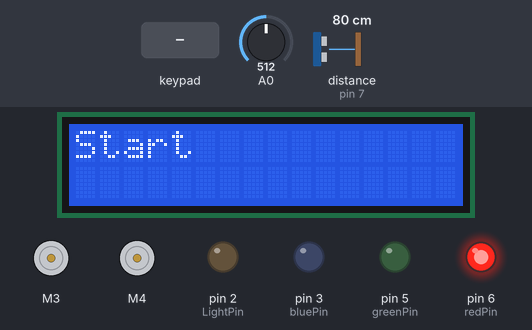
Bench run of a sketch on a simulated Arduino Uno, built with avr-gcc and run on an emulated ATmega328P. Shown: 16×2 character LCD, 2 × DC motor (green arrow = forward, orange = backward, longer = faster), output pins drawn as LEDs (lit = HIGH). The test bench sets the inputs (shaded band); at power-on: distance to the obstacle (sensor on pin 7) 80 cm, A0 = 512. The echo pulse lasts 58.3 µs per cm; random numbers use the default seed unless the sketch sets one; pins used as bus, display or sensor lines are not drawn; what the sketch prints to the serial monitor is not drawn.

Above: at 1.2 s.
1.3 s: key 'T' pressed
At 2.32 s:
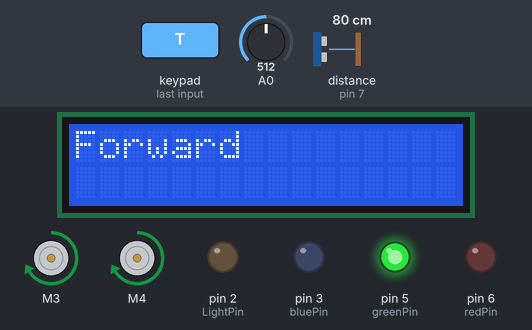
4.0 s: distance to the obstacle (sensor on pin 7) set to 65 cm
7.0 s: distance to the obstacle (sensor on pin 7) set to 55 cm
At 7.7 s:
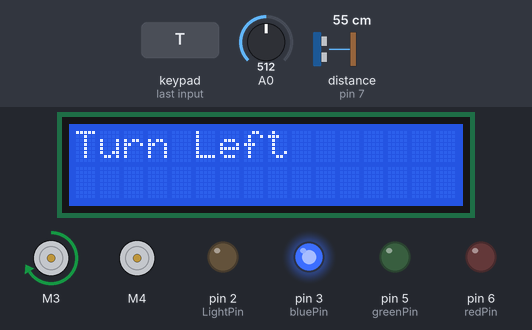
10.0 s: distance to the obstacle (sensor on pin 7) set to 250 cm
At 10.97 s:
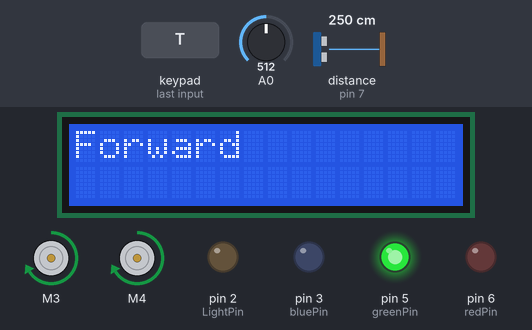
13.0 s: A0 set to 11
16.0 s: A0 set to 8
At 16.48 s:
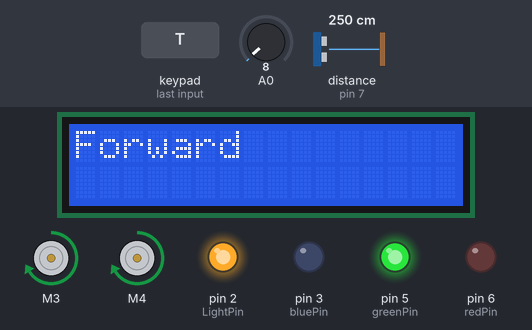
Timing chart, 0 to 19.0 s (numbered marks = the images above; inputs shaded):
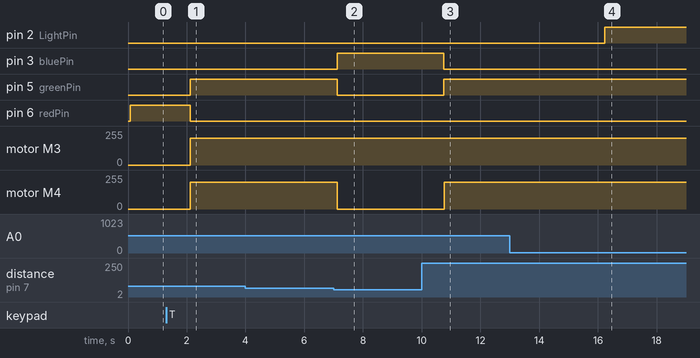

The sketch:

Final_project_106034061.ino
```cpp
#include <Wire.h>
#include <SoftwareSerial.h>
#include <Arduino_FreeRTOS.h>
#include <LiquidCrystal_I2C.h>
#include <Adafruit_MotorShield.h>
#include <queue.h>
#include "PS2X_lib.h"

#define carSpeed 200
#define DirectionButton 0
#define JoyStick 1
#define Automation 2
PS2X ps2x;
LiquidCrystal_I2C lcd(0x3F, 16, 2);

int Control_Method = 0;

int error;
int leftSpeed = 0;  //左馬達速度
int rightSpeed = 0;  //右馬達速度
bool Is_On_Obstacle = false;
int Obstacle_limit = 60;
Adafruit_MotorShield AFMS = Adafruit_MotorShield();
Adafruit_DCMotor *myMotor = AFMS.getMotor(3);
Adafruit_DCMotor *myMotor2 = AFMS.getMotor(4);

int pr_min = 10;
int LightPin = 2;
int Time_limit = 200;
int Previous_time;
long duration, distance;
int trigPin = 8, echoPin = 7;
int redPin = 6, greenPin = 5, bluePin = 3;


TaskHandle_t ControlHandle;
QueueHandle_t Global_Queue_Handle = 0; //Global Handler

void setup() {
  Previous_time = millis();
  pinMode(echoPin, INPUT);
  pinMode(A0, INPUT);
  pinMode(trigPin, OUTPUT);
  pinMode(redPin, OUTPUT);
  pinMode(greenPin, OUTPUT);
  pinMode(bluePin, OUTPUT);
  pinMode(LightPin, OUTPUT);

  digitalWrite(LightPin, LOW);

  lcd.init();
  lcd.backlight();
  lcd.clear();
  lcd.setCursor(0,0);
  lcd.print("Start");

  Serial.begin(9600);
  do {
    error = ps2x.config_gamepad(13, 11, 10, 12, true, true);
    if (error == 0) {Serial.print("Gamepad found!");break;}
    else { delay(100); }
  }while(1);

  Serial.println("DC Motor test!");
  AFMS.begin(50);
  myMotor->setSpeed(carSpeed);
  myMotor2->setSpeed(carSpeed);

  Global_Queue_Handle = xQueueCreate(3, sizeof(int));
  xTaskCreate(ControlTask, "ControlTask", 128, NULL, 1, &ControlHandle);

}

void forward() {
  Photoresistor();
  UltrasonicDetection();
//  delay(10);
  if(!Is_On_Obstacle){
  analogWrite(redPin, 0);
  analogWrite(greenPin, 255);
  analogWrite(bluePin, 0);
  myMotor->run(FORWARD);
  myMotor2->run(FORWARD);
  Serial.println("FORWARD");
  lcd.clear();
  lcd.setCursor(0,0);
  lcd.print("Forward");
  }
}
void backward() {
  analogWrite(redPin, 0);
  analogWrite(greenPin, 0);
  analogWrite(bluePin, 255);
  myMotor->run(BACKWARD);
  myMotor2->run(BACKWARD);
  Serial.println("BACKWARD");
  lcd.clear();
  lcd.setCursor(0,0);
  lcd.print("Backward");
}
void stopcar() {
  analogWrite(redPin, 255);
  analogWrite(greenPin, 0);
  analogWrite(bluePin, 0);
  if (Control_Method == JoyStick) {
    myMotor->setSpeed(leftSpeed);
    myMotor2->setSpeed(rightSpeed);
  }
  myMotor->run(RELEASE);
  myMotor2->run(RELEASE);
  Serial.println("STOP");
  //  lcd.clear();
  //  lcd.print("Stop");
}
void turnLeft() {
  analogWrite(redPin, 0);
  analogWrite(greenPin, 0);
  analogWrite(bluePin, 255);
  myMotor->run(FORWARD);
  myMotor2->run(RELEASE);
  Serial.println("LEFT");
  lcd.clear();
  lcd.setCursor(0,0);
  lcd.print("Turn Left");
}
void turnRight () {
  analogWrite(redPin, 0);
  analogWrite(greenPin, 0);
  analogWrite(bluePin, 255);
  myMotor->run(RELEASE);
  myMotor2->run(FORWARD );
  Serial.println("RIGHT");
  lcd.clear();
  lcd.setCursor(0,0);
  lcd.print("Turn Right");
}
bool UltrasonicDetection() {
  digitalWrite(trigPin, LOW);
  delayMicroseconds(2); digitalWrite(trigPin, HIGH);
  delayMicroseconds(10); digitalWrite(trigPin, LOW);
  duration = pulseIn(echoPin, HIGH);
  distance = duration * 0.034 / 2;
  Serial.print("Distance:"); Serial.print(distance);
  if (distance < Obstacle_limit) {
    lcd.clear();
    lcd.setCursor(0,0);
    lcd.print("Obstacle:");
    Serial.println("Obstacle");
    Is_On_Obstacle = true;
  }
  else {
    lcd.clear();
    lcd.setCursor(0,0);
    lcd.print("No Obstacle:");
    Serial.println("No Obstacle");
    Is_On_Obstacle = false;
  }
  delay(10);
  return Is_On_Obstacle;
}
void Photoresistor() {
  int pr = analogRead(A0);
  Serial.println(pr);
  if (pr < pr_min) {
    lcd.clear();
    lcd.setCursor(0,0);
    lcd.print("Dark");
    digitalWrite(LightPin, HIGH);
  }
  else {
    lcd.clear();
    lcd.setCursor(0,0);
    lcd.print("Light");
    digitalWrite(LightPin, LOW);
  }
}
void DirectionButtonControl(){
//    Serial.println("DirectionButton");
//    ps2x.read_gamepad(false, 0);
    myMotor->setSpeed(carSpeed);
    myMotor2->setSpeed(carSpeed);
    if (ps2x.Button(PSB_START)) Serial.println("Start is being held");
    if (ps2x.Button(PSB_SELECT)) Serial.println("Select is being held");

    if (ps2x.Button(PSB_PAD_UP)) {forward();}
    else if (ps2x.Button(PSB_PAD_RIGHT)) { turnLeft();}
    else if (ps2x.Button(PSB_PAD_LEFT)) { turnRight();}
    else if (ps2x.Button(PSB_PAD_DOWN)) { backward();}
    else { stopcar();}

    if (ps2x.NewButtonState(PSB_L3)) Serial.println("L3 pressed");
    if (ps2x.NewButtonState(PSB_R3)) Serial.println("R3 pressed");
    if (ps2x.NewButtonState(PSB_L2)) Serial.println("L2 pressed");
    if (ps2x.NewButtonState(PSB_R2)) Serial.println("R2 pressed");

    if (ps2x.NewButtonState(PSB_TRIANGLE)){
      if(Control_Method == DirectionButton){
        lcd.setCursor(0,1);
        lcd.print("JoyStick");
        Control_Method = JoyStick;
      }
      else if(Control_Method == JoyStick){
        lcd.setCursor(0,1);
        lcd.print("Automation");
        Control_Method = Automation;
      }
      else if(Control_Method == Automation){
        lcd.setCursor(0,1);
        lcd.print("Button");
        Control_Method = DirectionButton;
      }
    }
    if (ps2x.NewButtonState(PSB_CIRCLE)) { Photoresistor(); }
    if (ps2x.NewButtonState(PSB_CROSS)){ UltrasonicDetection(); }
    if (ps2x.NewButtonState(PSB_SQUARE)) Serial.println("Square pressed");
    if (ps2x.Button(PSB_L1) || ps2x.Button(PSB_R1)) {
      Serial.print("Stick Values:");
    }
//    JoyStickControl();
//    delay(10);
}
void JoyStickControl(){
    Serial.println("JoyStick");
    //    ps2x.read_gamepad(false, 0);
    int joyLeft = ps2x.Analog(PSS_LY);
    int joyRight = ps2x.Analog(PSS_RX);
    if (joyLeft < 125) {
      if (joyRight > 130) {
        int turnSpeed = map(joyRight, 131, 255, 0, 255);
        rightSpeed = map(joyLeft, 124, 0, 0, 255) - turnSpeed;
        leftSpeed = map(joyLeft, 124, 0, 0, 255);
      }
      else if (joyRight < 125) {
        int turnSpeed = map(joyRight, 124, 0, 0, 255);
        rightSpeed = map(joyLeft, 124, 0, 0, 255);
        leftSpeed = map(joyLeft, 124, 0, 0, 255) - turnSpeed;
      }
      else {
        rightSpeed = map(joyLeft, 124, 0, 0, 255);
        leftSpeed = map(joyLeft, 124, 0, 0, 255);
      }
      myMotor->setSpeed(leftSpeed);
      myMotor2->setSpeed(rightSpeed);
      forward();
    }
    else if (joyLeft > 130) {
      if (joyRight > 130) {
        int turnSpeed = map(joyRight, 131, 255, 0, 255);
        rightSpeed = map(joyLeft, 131, 255, 0, 255) - turnSpeed;
        leftSpeed = map(joyLeft, 131, 255, 0, 255);
      }
      else if (joyRight < 125) {
        int turnSpeed = map(joyRight, 124, 0, 0, 255);
        rightSpeed = map(joyLeft, 131, 255, 0, 255);
        leftSpeed = map(joyLeft, 131, 255, 0, 255) - turnSpeed;
      }
      else {
        rightSpeed = map(joyLeft, 131, 255, 0, 255);
        leftSpeed = map(joyLeft, 131, 255, 0, 255);
      }
      myMotor->setSpeed(leftSpeed);
      myMotor2->setSpeed(rightSpeed);
      backward();
    } else {
      leftSpeed = 0;
      rightSpeed = 0;
      myMotor->setSpeed(leftSpeed);
      myMotor2->setSpeed(rightSpeed);
      stopcar();
    }
    if (ps2x.NewButtonState(PSB_TRIANGLE)){
      if(Control_Method == DirectionButton){
        lcd.setCursor(0,1);
        lcd.print("JoyStick");
        Control_Method = JoyStick;
      }
      else if(Control_Method == JoyStick){
        lcd.setCursor(0,1);
        lcd.print("Automation");
        Control_Method = Automation;
      }
      else if(Control_Method == Automation){
        lcd.setCursor(0,1);
        lcd.print("Button");
        Control_Method = DirectionButton;
      }
    }
    if (ps2x.NewButtonState(PSB_CIRCLE)) { Photoresistor(); }
    if (ps2x.NewButtonState(PSB_CROSS)){ UltrasonicDetection(); }
}
void AutomationControl(){
    myMotor->setSpeed(carSpeed);
    myMotor2->setSpeed(carSpeed);
    Serial.println("Automation");
    if (ps2x.NewButtonState(PSB_TRIANGLE)){
      if(Control_Method == DirectionButton){
        lcd.setCursor(0,1);
        lcd.print("JoyStick");
        Control_Method = JoyStick;
      }
      else if(Control_Method == JoyStick){
        lcd.setCursor(0,1);
        lcd.print("Automation");
        Control_Method = Automation;
      }
      else if(Control_Method == Automation){
        lcd.setCursor(0,1);
        lcd.print("Button");
        Control_Method = DirectionButton;
      }
    }
    if (ps2x.NewButtonState(PSB_CIRCLE)) { Photoresistor(); }
    if (ps2x.NewButtonState(PSB_CROSS)){ UltrasonicDetection(); }
  if(millis() - Previous_time > Time_limit){
      Previous_time = millis();
      UltrasonicDetection();
    }
//    UltrasonicDetection();
        if(Is_On_Obstacle){
//          stopcar();
          int seed = random(0,2);
          if(seed == 1){
            turnLeft();
          }
          else{
            turnRight();
          }
          delay(1000);
        }
        else{
          forward();
        }

}
void loop() {
//  if(millis() - Previous_time > Time_limit){
//      Previous_time = millis();
////      UltrasonicDetection();
//    }
//  ps2x.read_gamepad(false, 0);
//  if (Control_Method == DirectionButton ) {
//    DirectionButtonControl();
//  }
//  else if (Control_Method == JoyStick) {
//    JoyStickControl();
//  }
//  else if (Control_Method == Automation) {
//    AutomationControl();
//  }
//    delay(50);

}
void ControlTask(void *pvParameters)  {
  (void) pvParameters;
  for (;;) {
    ps2x.read_gamepad(false, 0);
    if (Control_Method == DirectionButton ) {
      DirectionButtonControl();
    }
    else if (Control_Method == JoyStick) {
      JoyStickControl();
    }
    else if (Control_Method == Automation) {
      AutomationControl();
    }
    vTaskDelay(10);
  }
}
```

Measured:
- the behaviour switches between 61 and 60 cm on distance to the obstacle (sensor on pin 7) (found by bisection; images 1 and 2)
- the behaviour switches between 10 and 9 on A0 (found by bisection; images 3 and 4)
- after the input at 1.3 s, pin 5 (greenPin): LOW → HIGH after 0.82 s; pin 6 (redPin): HIGH → LOW after 0.82 s; motor M3, motor M4: stopped → forward 200/255 after 0.82 s; the display: first changes after 0.14 s (image 1 shows a later state)
- after the input at 7.0 s, pin 3 (bluePin): LOW → HIGH after 0.13 s; pin 5 (greenPin): HIGH → LOW after 0.13 s; motor M4: forward 200/255 → stopped after 0.13 s
- after the input at 10.0 s, pin 3 (bluePin): HIGH → LOW after 0.76 s; pin 5 (greenPin): LOW → HIGH after 0.76 s
- after the input at 16.0 s, pin 2 (LightPin): LOW → HIGH after 0.23 s
- what the display in image 2 shows lasts 1.2 s, from 7.1 s to 8.3 s
